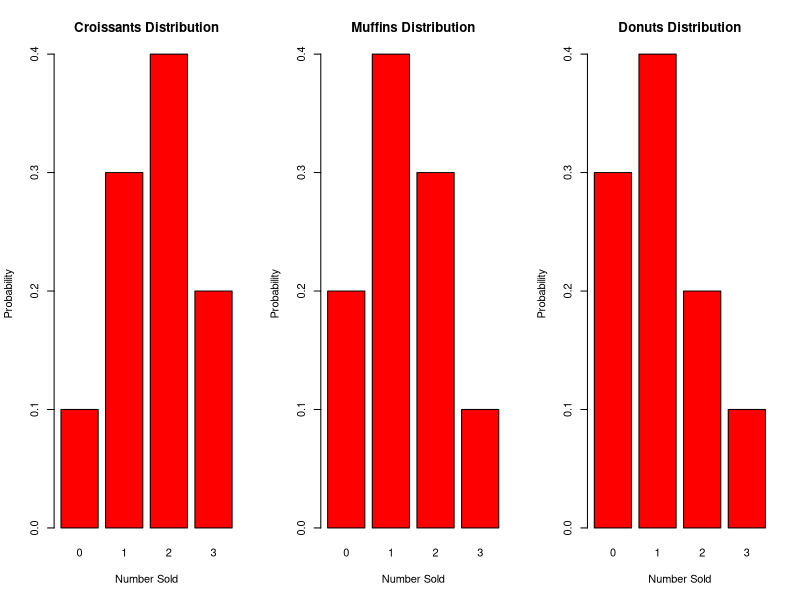

Here is the R script that generated this plot:
  pastries <- list(
    Croissants = list(x = 0:3, p = c(0.1, 0.3, 0.4, 0.2)),
    Muffins = list(x = 0:3, p = c(0.2, 0.4, 0.3, 0.1)),
    Donuts = list(x = 0:3, p = c(0.3, 0.4, 0.2, 0.1))
  )
  
  calculate_stats <- function(x, p) {
    expected <- sum(x * p)
    variance <- sum((x - expected)^2 * p)
    std_dev <- sqrt(variance)
    return(list(Expected = expected, Variance = variance, Std_Dev = std_dev))
  }
  
  for (name in names(pastries)) {
    x <- pastries[[name]]$x
    p <- pastries[[name]]$p
    stats <- calculate_stats(x, p)
    cat("\n", name, ":\n")
    cat("  Expected Value:", stats$Expected, "\n")
    cat("  Variance:", stats$Variance, "\n")
    cat("  Standard Deviation:", stats$Std_Dev, "\n")
  }
  
  par(mfrow = c(1, 3))
  for (name in names(pastries)) {
    x <- pastries[[name]]$x
    p <- pastries[[name]]$p
    barplot(p,
            names.arg = x,
            main = paste(name, "Distribution"),
            xlab = "Number Sold",
            ylab = "Probability",
            col = "red",
            border = "black")
  }
  
  